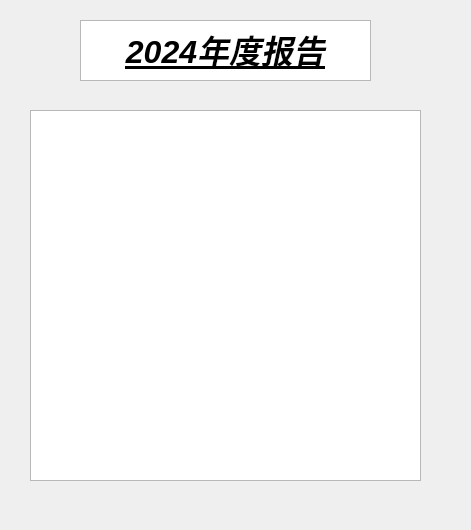
<?xml version="1.0" encoding="UTF-8"?>
<ui version="4.0">
 <class>yearSummary</class>
 <widget class="QWidget" name="yearSummary">
  <property name="geometry">
   <rect>
    <x>0</x>
    <y>0</y>
    <width>471</width>
    <height>530</height>
   </rect>
  </property>
  <property name="windowTitle">
   <string>Form</string>
  </property>
  <widget class="QTextBrowser" name="title">
   <property name="geometry">
    <rect>
     <x>80</x>
     <y>20</y>
     <width>291</width>
     <height>61</height>
    </rect>
   </property>
   <property name="html">
    <string>&lt;!DOCTYPE HTML PUBLIC &quot;-//W3C//DTD HTML 4.0//EN&quot; &quot;http://www.w3.org/TR/REC-html40/strict.dtd&quot;&gt;
&lt;html&gt;&lt;head&gt;&lt;meta name=&quot;qrichtext&quot; content=&quot;1&quot; /&gt;&lt;meta charset=&quot;utf-8&quot; /&gt;&lt;style type=&quot;text/css&quot;&gt;
p, li { white-space: pre-wrap; }
hr { height: 1px; border-width: 0; }
li.unchecked::marker { content: &quot;\2610&quot;; }
li.checked::marker { content: &quot;\2612&quot;; }
&lt;/style&gt;&lt;/head&gt;&lt;body style=&quot; font-family:'Microsoft YaHei UI'; font-size:9pt; font-weight:400; font-style:normal;&quot;&gt;
&lt;p align=&quot;center&quot; style=&quot; margin-top:0px; margin-bottom:0px; margin-left:0px; margin-right:0px; -qt-block-indent:0; text-indent:0px;&quot;&gt;&lt;span style=&quot; font-size:24pt; font-weight:700; font-style:italic; text-decoration: underline;&quot;&gt;2024年度报告&lt;/span&gt;&lt;/p&gt;&lt;/body&gt;&lt;/html&gt;</string>
   </property>
  </widget>
  <widget class="QTextBrowser" name="content">
   <property name="geometry">
    <rect>
     <x>30</x>
     <y>110</y>
     <width>391</width>
     <height>371</height>
    </rect>
   </property>
  </widget>
 </widget>
 <resources/>
 <connections/>
</ui>
